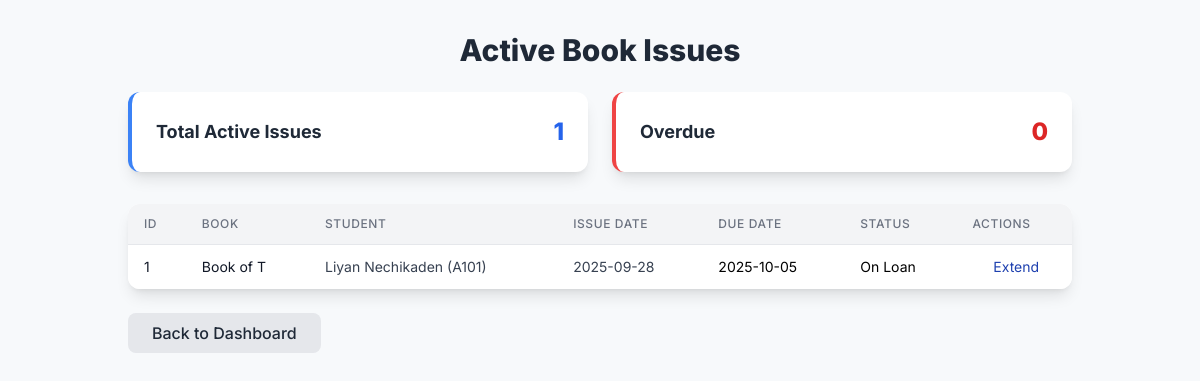
Before: /active_issues (signed in) with the older database file.
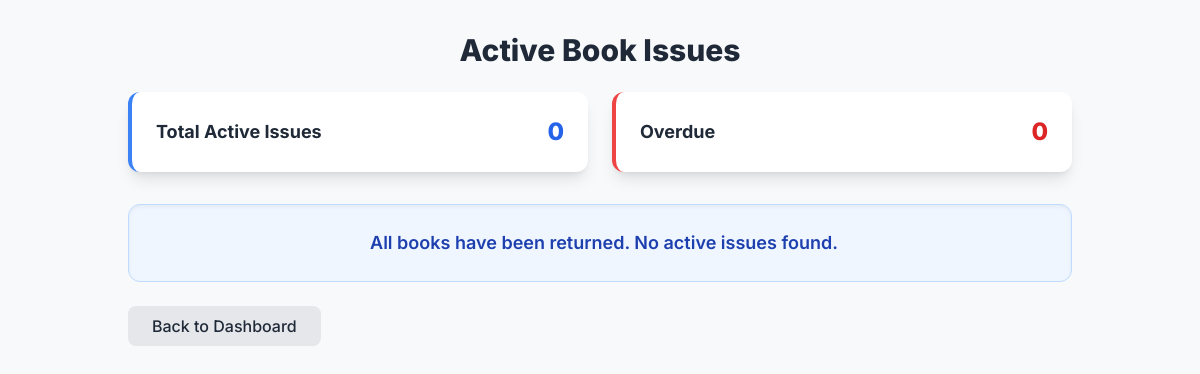
After: the same page with the newer database file.
### tables this page shows
CREATE TABLE transactions (
                            id INTEGER PRIMARY KEY AUTOINCREMENT,
                            book_id INTEGER, 
                            student_id INTEGER, 
                            issue_date TEXT NOT NULL,
                            due_date TEXT NOT NULL,  
                            return_date TEXT,
                            FOREIGN KEY(book_id) REFERENCES books(id) ON DELETE SET NULL,
                            FOREIGN KEY(student_id) REFERENCES students(id) ON DELETE CASCADE
                        );

### app.py (the view)
@app.route("/active_issues")
@login_required
def active_issues():
    with get_connection() as conn:
        transactions = conn.execute("""SELECT t.id, t.student_id, t.issue_date, t.due_date,
                                           COALESCE(b.name, '[DELETED BOOK]') AS book_name,
                                           COALESCE(s.name, '[DELETED STUDENT]') AS student_name,
                                           COALESCE(s.admission_no, 'N/A') AS admission_no,
                                           COALESCE(s.batch, '-') AS batch
                                           FROM transactions t
                                           LEFT JOIN books b ON t.book_id = b.id
                                           LEFT JOIN students s ON t.student_id = s.id
                                           WHERE t.return_date IS NULL
                                           ORDER BY t.due_date ASC""").fetchall()
    today_str = date.today().strftime('%Y-%m-%d')
    transactions_list = []
    for t in transactions:
        t_dict = dict(t)
        t_dict['is_overdue'] = t_dict['due_date'] < today_str
        transactions_list.append(t_dict)
    return render_template("active_issues.html", transactions=transactions_list)

### app.py (called while the page is built)
def get_connection():
    return SQLiteContext(DB_NAME)

def login_required(f):
    @wraps(f)
    def decorated_function(*args, **kwargs):
        if not session.get('logged_in'):
            flash('Please log in to access this page.', 'danger')
            return redirect(url_for('login'))
        return f(*args, **kwargs)
    return decorated_function

    def __enter__(self):
        self.conn = sqlite3.connect(self.db_name)
        self.conn.row_factory = sqlite3.Row
        self.conn.execute('PRAGMA foreign_keys = ON;')
        return self.conn

    def __exit__(self, exc_type, exc_val, exc_tb):
        if exc_type is None and self.conn:
            self.conn.commit()
        if self.conn:
            self.conn.close()
        return False

### templates/active_issues.html (shortened to what the changed rows need)
<!DOCTYPE html>
<html lang="en">
<head>
    <script src="https://cdn.tailwindcss.com"></script>
</head>
<body class="min-h-screen">
<div class="container mx-auto py-8 px-4 md:px-10">
    <h2 class="text-3xl font-extrabold text-gray-800 mb-6 text-center">Active Book Issues</h2>
    <div class="grid grid-cols-1 sm:grid-cols-2 gap-6 mb-8">
        <div class="card p-6 bg-white rounded-xl shadow-lg border-l-4 border-blue-500">
            <div class="flex justify-between items-center">
                <div class="text-lg font-bold text-gray-800">Total Active Issues</div>
                <div class="text-2xl font-extrabold text-blue-600">{{ transactions|length }}</div>
            </div>
        </div>
    </div>
    {% if transactions %}
    <div class="card bg-white rounded-xl shadow-lg overflow-x-auto">
        <table class="min-w-full divide-y divide-gray-200 table-auto">
            <thead class="bg-gray-100">
                <tr>
                    <th class="px-4 py-3 text-left text-xs font-medium text-gray-500 uppercase tracking-wider">ID</th>
                    <th class="px-4 py-3 text-left text-xs font-medium text-gray-500 uppercase tracking-wider">Book</th>
                    <th class="px-4 py-3 text-left text-xs font-medium text-gray-500 uppercase tracking-wider">Student</th>
                    <th class="px-4 py-3 text-left text-xs font-medium text-gray-500 uppercase tracking-wider">Issue Date</th>
                    <th class="px-4 py-3 text-left text-xs font-medium text-gray-500 uppercase tracking-wider">Due Date</th>
                    <th class="px-4 py-3 text-left text-xs font-medium text-gray-500 uppercase tracking-wider">Status</th>
                    <th class="px-4 py-3 text-left text-xs font-medium text-gray-500 uppercase tracking-wider">Actions</th>
                </tr>
            </thead>
            <tbody class="bg-white divide-y divide-gray-200">
                {% for t in transactions %}
                <tr class="{{ 'bg-red-50' if t.is_overdue else '' }} hover:bg-gray-50">
                    <td class="px-4 py-3 text-sm text-gray-900">{{ t.id }}</td>
                    <td class="px-4 py-3 text-sm text-gray-900">{{ t.book_name }}</td>
                    <td class="px-4 py-3 text-sm text-gray-700">{{ t.student_name }} ({{ t.admission_no }})</td>
                    <td class="px-4 py-3 text-sm text-gray-700">{{ t.issue_date }}</td>
                    <td class="px-4 py-3 text-sm {{ 'font-bold text-red-700' if t.is_overdue else '' }}">
                        {{ t.due_date }}
                    </td>
                    <td class="px-4 py-3 text-sm">
                        {% if t.is_overdue %}
                            <span class="badge-overdue flex items-center"><i class="bi bi-clock-history me-1"></i> OVERDUE</span>
                        {% else %}
                            <span class="badge-onloan">On Loan</span>
                        {% endif %}
                    </td>
                    <td class="px-4 py-3 text-sm">
                        <a href="{{ url_for('extend_loan', transaction_id=t.id) }}" class="btn-extend text-blue-800 flex items-center justify-center">
                             Extend
                        </a>
                    </td>
                </tr>
                {% endfor %}
            </tbody>
        </table>
    </div>
    {% else %}
    <div class="p-6 bg-blue-50 border border-blue-200 text-blue-800 rounded-xl text-center shadow-inner mt-4">
        <p class="font-semibold text-lg">All books have been returned. No active issues found.</p>
    </div>
    {% endif %}
</div>
</body>
</html>

Changed rows visible on the page:
no longer on this page (row edited): transactions: id "1", book_name "Book of T", student_name "Liyan Nechikaden", admission_no "A101", issue_date "2025-09-28", due_date "2025-10-05"
Other visible differences:
{{ transactions|length }}: "1" → "0"
text no longer shown: "ID BOOK STUDENT ISSUE DATE DUE DATE STATUS ACTIONS"
text now shown: "All books have been returned. No active issues found."
